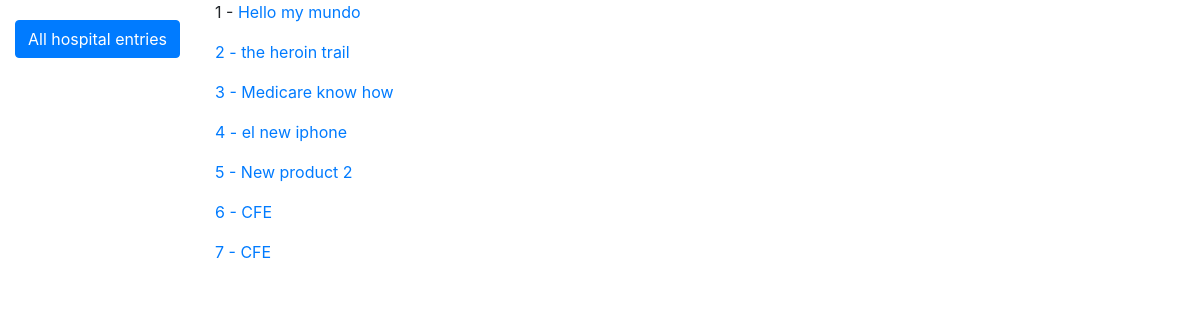
Screenshot of /products/ with the database file from the repository.
### products/models.py (models this page shows)
class Product(models.Model):
    title =     models.CharField(max_length=120)
    description = models.TextField(blank=True, null=True)
    price = models.DecimalField(decimal_places=2, max_digits=10000)
    summary = models.TextField(blank=False, null=False)
    features = models.BooleanField(default=False)
    def get_absolute_url(self):
    	return reverse("products:product-detail", kwargs={"id": self.id}) #f"/products/{self.id}/"

### products/views.py (the view)
# urls.py: path('', product_list_view, name='product-list'),
def product_list_view(request):
	queryset = Product.objects.all()
	context = {
		"object_list": queryset
	}
	return render(request, "products/product_list.html", context)

### products/templates/products/product_list.html
{% extends 'base.html' %}
{% block content %}
{% for instance in object_list %}
	<p>{{ instance.id }} - <a href='{{ instance.get_absolute_url }}'>{{ instance.title }}</p>
{% endfor %}
{% endblock %}

### rows the page displays
Product: id "1", title "Hello my mundo"
Product: id "2", title "the heroin trail"
Product: id "3", title "Medicare know how"
Product: id "4", title "el new iphone"
Product: id "5", title "New product 2"
Product: id "6", title "CFE"
Product: id "7", title "CFE"
